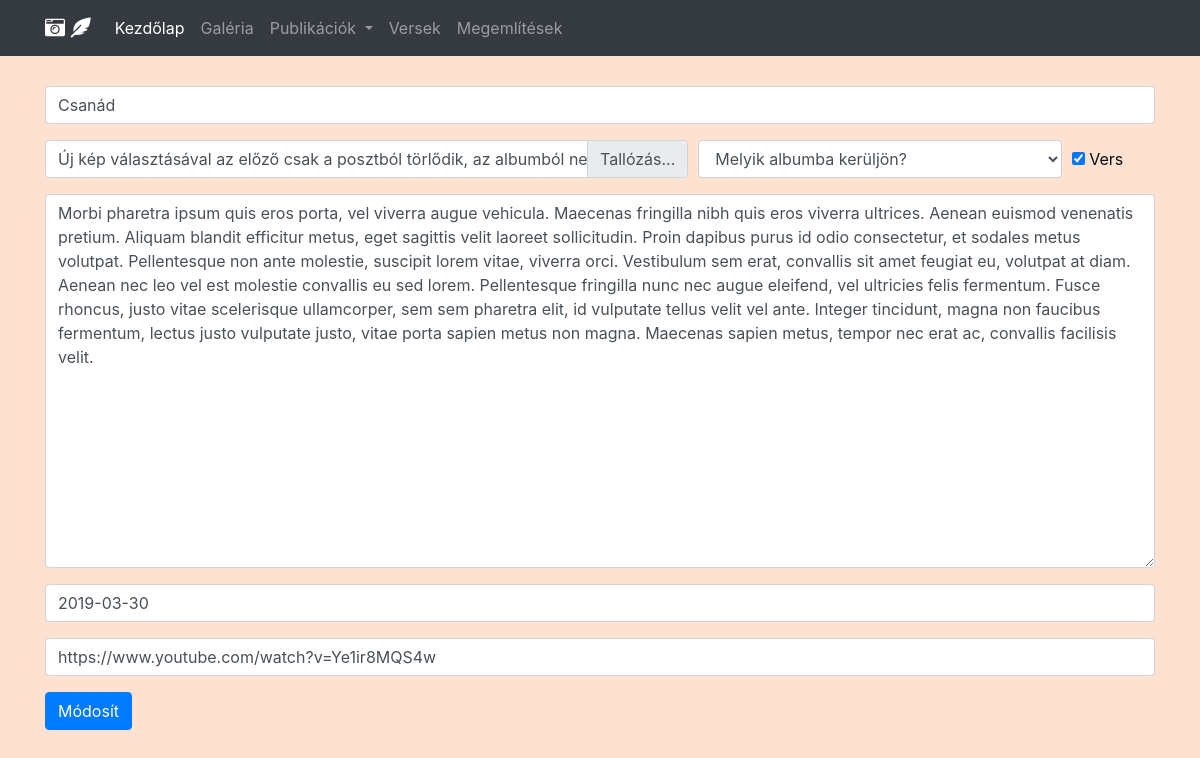
/poszt-szerkesztes.php?id=3, run on the app's committed database.
### tables this page shows
CREATE TABLE `post` (
  `Post_ID` int(6) NOT NULL,
  `cim` varchar(50) DEFAULT NULL,
  `szoveg` text,
  `Kep_ID` int(6) DEFAULT NULL,
  `vers` tinyint(1) DEFAULT NULL,
  `video` varchar(20) DEFAULT NULL,
  `datum` date DEFAULT NULL
);

### poszt-szerkesztes.php (the view, shortened to what this page needs)
<?php require 'fejlec.php'; ?>
<?php
require 'connect.php';
$id = mysqli_real_escape_string($conn, $_GET['id']);
$sql = "SELECT cim, szoveg, Kep_ID, datum, Post_ID, video, vers FROM post WHERE Post_ID = " .$id .";";
$result = $conn->query($sql);
$row = mysqli_fetch_assoc($result);
        $cim = $row['cim'];
        $szoveg = $row['szoveg'];
        if ($row['video'] != NULL) {
            $video = $row['video'];
        }else {
            $video = NULL;
        }
        if ($row['vers'] != 0) {
            $vers = 'checked';
        }else{
            $vers = '';
        }
        $datum = $row['datum'];
?>
<div class="container">
  <form action="poszt-szerkesztes-db.php?id=<?php echo $id?>" method="post" enctype="multipart/form-data">
    <div class="form-group">
      <input type="text" class="form-control" name="cim" placeholder="Cím" value="<?php echo $cim;?>">
    </div>
    <div class="form-row align-items-center">
      <div class="col-7">
        <div class="custom-file">
            <label class="custom-file-label" for="file" data-browse="Tallózás...">Új kép választásával az előző csak a posztból törlődik, az albumból nem!</label>
        </div>
      </div>
      <div class="col-4">
        <select class="form-control" name="album">
        <option value="" disabled selected>Melyik albumba kerüljön?</option>'
        </select>
      </div>
      <div class="col-1">
        <div class="checkbox">
          <label style="margin-bottom:0;"><input type="checkbox" name="vers" <?php echo $vers;?>> Vers</label>
        </div>
      </div>
    </div>
    <div class="form-group">
      <textarea class="form-control" rows="15" placeholder="Vers/Szöveg" name="szoveg"><?php echo $szoveg;?></textarea>
    </div>
    <div class="bootstrap-iso">
        <div class="form-group ">
          <div class="input-group">
            <input class="form-control" name="date" id="date" placeholder="YYYY-MM-DD" type="text" value="<?php echo $datum;?>"/>
          </div>
        </div>
    </div>
 <div class="form-group">
    <input type="url" class="form-control" name="video" placeholder="Youtube video link" <?php if($video != NULL) echo 'value="https://www.youtube.com/watch?v='. $video .'"' ;?>>
  </div>
  <button type="submit" name="submit" class="btn btn-primary">Módosít</button>
  </form>
</div>
<?php require 'lablec.php'; ?>

### style.css (style rules this page uses)
body { background-color:#fde2d1;color:#0c0c0c }
.form-group { margin-top:1rem }
form { margin:30px 0 }

### data on the page
post: cim "Csanád", szoveg "Morbi pharetra ipsum quis eros porta, vel viverra augue vehicula. Maecenas fringilla nibh quis eros viverra ultrices. Aenean euismod venenatis pretium. Aliquam blandit efficitur metus, eget sagittis velit laoreet sollicitudin. Proin dapibus purus id odio consectetur, et sodales metus volutpat. Pellentesque non ante molestie, suscipit lorem vitae, viverra orci. Vestibulum sem erat, convallis sit amet feugiat eu, volutpat at diam. Aenean nec leo vel est molestie convallis eu sed lorem. Pellentesque fringilla nunc nec augue eleifend, vel ultricies felis fermentum. Fusce rhoncus, justo vitae scelerisque ullamcorper, sem sem pharetra elit, id vulputate tellus velit vel ante. Integer tincidunt,…", date "2019-03-30", video "https://www.youtube.com/watch?v=Ye1ir8MQS4w"
